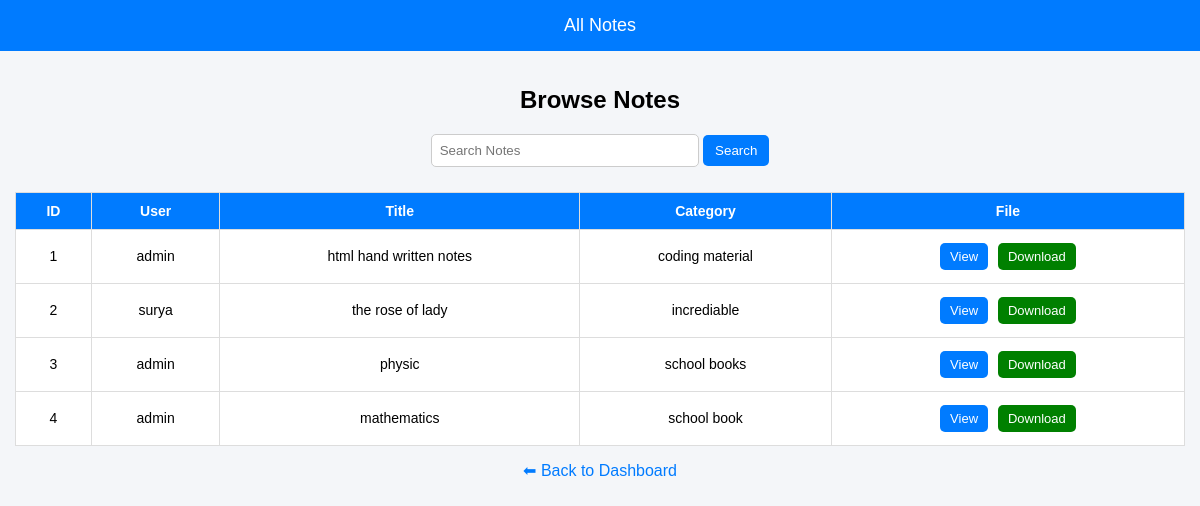
The app's page /notes (signed in) with its own data.
### tables this page shows
CREATE TABLE notes (
id INTEGER PRIMARY KEY AUTOINCREMENT,
username TEXT,
title TEXT,
category TEXT,
filename TEXT,
status TEXT
);

### app.py (the view)
@app.route("/notes")
def notes():
    if "user" not in session:
        return redirect("/")
    search = request.args.get("search")
    conn = sqlite3.connect("notes.db")
    cursor = conn.cursor()
    if search:
        cursor.execute(
            "SELECT * FROM notes WHERE status='approved' AND title LIKE ?",
            ('%' + search + '%',)
        )
    else:
        cursor.execute("SELECT * FROM notes WHERE status='approved'")
    notes = cursor.fetchall()
    conn.close()
    return render_template("notes.html", notes=notes)

### templates/notes.html (shortened to what this page needs)
<!DOCTYPE html>
<html>
<head>
</head>
<body>
    <div class="header">
        All Notes
    </div>
    <div class="container">
        <h2>Browse Notes</h2>
        <div class="search-box">
            <form method="get" action="/notes">
                <input type="text" name="search" placeholder="Search Notes">
                <button type="submit">Search</button>
            </form>
        </div>
        <div class="table-container">
            <table>
                <tr>
                    <th>ID</th>
                    <th>User</th>
                    <th>Title</th>
                    <th>Category</th>
                    <th>File</th>
                </tr>
                {% for n in notes %}
                <tr>
                    <td>{{n[0]}}</td>
                    <td>{{n[1]}}</td>
                    <td>{{n[2]}}</td>
                    <td>{{n[3]}}</td>
                    <td>
                        <a href="/uploads/{{n[4]}}" target="_blank" class="btn">View</a>
                        <a href="/download/{{n[4]}}" class="btn download">Download</a>
                    </td>
                </tr>
                {% endfor %}
            </table>
        </div>
        <a href="/dashboard" class="back">⬅ Back to Dashboard</a>
    </div>
</body>
</html>

### templates/notes.html (style rules this page uses)
body { font-family: Arial, sans-serif; margin: 0; background: #f4f6f9; }
.header { background: #007bff; color: white; padding: 15px; text-align: center; font-size: 18px; }
.container { padding: 15px; }
h2 { text-align: center; }
.search-box { text-align: center; margin-bottom: 15px; }
.search-box input { padding: 8px; width: 60%; max-width: 250px; border-radius: 5px; border: 1px solid #ccc; }
.search-box button { padding: 8px 12px; background: #007bff; color: white; border: none; border-radius: 5px; }
.table-container { overflow-x: auto; }
table { width: 100%; border-collapse: collapse; background: white; margin-top: 10px; }
th, td { padding: 10px; border: 1px solid #ddd; text-align: center; font-size: 14px; }
th { background: #007bff; color: white; }
.btn { display: inline-block; padding: 6px 10px; margin: 3px; background: #007bff; color: white; border-radius: 5px; text-decoration: none; font-size: 13px; }
.download { background: green; }
.back { display: block; text-align: center; margin-top: 15px; color: #007bff; text-decoration: none; }

### records on screen
notes: id "1", username "admin", title "html hand written notes", category "coding material"
notes: id "2", username "surya", title "the rose of lady", category "incrediable"
notes: id "3", username "admin", title "physic", category "school books"
notes: id "4", username "admin", title "mathematics", category "school book"
